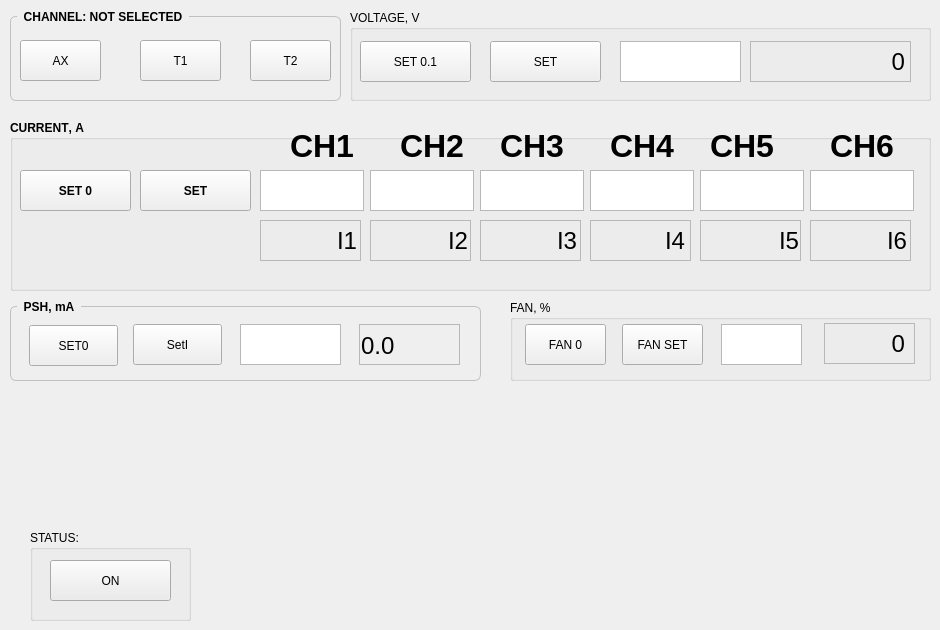
    <widget class="QWidget" name="SHIM">
     <attribute name="title">
      <string>SHIM</string>
     </attribute>
     <widget class="QPushButton" name="pushButtonAX">
      <property name="geometry">
       <rect>
        <x>20</x>
        <y>40</y>
        <width>81</width>
        <height>41</height>
       </rect>
      </property>
      <property name="text">
       <string>AX</string>
      </property>
     </widget>
     <widget class="QPushButton" name="pushButton_T1">
      <property name="geometry">
       <rect>
        <x>140</x>
        <y>40</y>
        <width>81</width>
        <height>41</height>
       </rect>
      </property>
      <property name="text">
       <string>T1</string>
      </property>
     </widget>
     <widget class="QPushButton" name="pushButton_T2">
      <property name="geometry">
       <rect>
        <x>250</x>
        <y>40</y>
        <width>81</width>
        <height>41</height>
       </rect>
      </property>
      <property name="text">
       <string>T2</string>
      </property>
     </widget>
     <widget class="QGroupBox" name="gbChannel_SHIM">
      <property name="geometry">
       <rect>
        <x>10</x>
        <y>10</y>
        <width>331</width>
        <height>91</height>
       </rect>
      </property>
      <property name="styleSheet">
       <string notr="true">QGroupBox {
    font: bold; 
    border: 1px solid silver;
    border-radius: 6px;
    margin-top: 6px;
}
QGroupBox::title {
    subcontrol-origin: margin;
    left: 7px;
    padding: 0px 5px 0px 5px;
}</string>
      </property>
      <property name="title">
       <string>CHANNEL: NOT SELECTED</string>
      </property>
     </widget>
     <widget class="QGroupBox" name="groupBox_4">
      <property name="enabled">
       <bool>true</bool>
      </property>
      <property name="geometry">
       <rect>
        <x>10</x>
        <y>120</y>
        <width>921</width>
        <height>171</height>
       </rect>
      </property>
      <property name="font">
       <font>
        <italic>false</italic>
        <bold>true</bold>
        <kerning>false</kerning>
       </font>
      </property>
      <property name="title">
       <string>CURRENT, A</string>
      </property>
      <widget class="QPushButton" name="pushButton_SetCurr">
       <property name="geometry">
        <rect>
         <x>130</x>
         <y>50</y>
         <width>111</width>
         <height>41</height>
        </rect>
       </property>
       <property name="text">
        <string>SET</string>
       </property>
      </widget>
      <widget class="QPushButton" name="pushButton_SetCurr0">
       <property name="geometry">
        <rect>
         <x>10</x>
         <y>50</y>
         <width>111</width>
         <height>41</height>
        </rect>
       </property>
       <property name="text">
        <string>SET 0</string>
       </property>
      </widget>
      <widget class="QPlainTextEdit" name="pTextCurrCH6_set">
       <property name="geometry">
        <rect>
         <x>800</x>
         <y>50</y>
         <width>104</width>
         <height>41</height>
        </rect>
       </property>
       <property name="font">
        <font>
         <pointsize>18</pointsize>
         <kerning>false</kerning>
        </font>
       </property>
       <property name="maximumBlockCount">
        <number>1</number>
       </property>
      </widget>
      <widget class="QLabel" name="lnCh6">
       <property name="geometry">
        <rect>
         <x>820</x>
         <y>0</y>
         <width>71</width>
         <height>51</height>
        </rect>
       </property>
       <property name="font">
        <font>
         <pointsize>24</pointsize>
         <kerning>false</kerning>
        </font>
       </property>
       <property name="text">
        <string>CH6</string>
       </property>
       <property name="textFormat">
        <enum>Qt::AutoText</enum>
       </property>
      </widget>
      <widget class="QPlainTextEdit" name="pTextCurrCH5_set">
       <property name="geometry">
        <rect>
         <x>690</x>
         <y>50</y>
         <width>104</width>
         <height>41</height>
        </rect>
       </property>
       <property name="font">
        <font>
         <pointsize>18</pointsize>
         <kerning>false</kerning>
        </font>
       </property>
       <property name="maximumBlockCount">
        <number>1</number>
       </property>
      </widget>
      <widget class="QPlainTextEdit" name="pTextCurrCH4_set">
       <property name="geometry">
        <rect>
         <x>580</x>
         <y>50</y>
         <width>104</width>
         <height>41</height>
        </rect>
       </property>
       <property name="font">
        <font>
         <pointsize>18</pointsize>
         <kerning>false</kerning>
        </font>
       </property>
       <property name="maximumBlockCount">
        <number>1</number>
       </property>
      </widget>
      <widget class="QLabel" name="lnCh5">
       <property name="geometry">
        <rect>
         <x>700</x>
         <y>0</y>
         <width>71</width>
         <height>51</height>
        </rect>
       </property>
       <property name="font">
        <font>
         <pointsize>24</pointsize>
         <kerning>false</kerning>
        </font>
       </property>
       <property name="text">
        <string>CH5</string>
       </property>
       <property name="textFormat">
        <enum>Qt::AutoText</enum>
       </property>
      </widget>
      <widget class="QLabel" name="lnCh4">
       <property name="geometry">
        <rect>
         <x>600</x>
         <y>0</y>
         <width>71</width>
         <height>51</height>
        </rect>
       </property>
       <property name="font">
        <font>
         <pointsize>24</pointsize>
         <kerning>false</kerning>
        </font>
       </property>
       <property name="text">
        <string>CH4</string>
       </property>
       <property name="textFormat">
        <enum>Qt::AutoText</enum>
       </property>
      </widget>
      <widget class="QPlainTextEdit" name="pTextCurrCH3_set">
       <property name="geometry">
        <rect>
         <x>470</x>
         <y>50</y>
         <width>104</width>
         <height>41</height>
        </rect>
       </property>
       <property name="font">
        <font>
         <pointsize>18</pointsize>
         <kerning>false</kerning>
        </font>
       </property>
       <property name="maximumBlockCount">
        <number>1</number>
       </property>
      </widget>
      <widget class="QLabel" name="lnCh3">
       <property name="geometry">
        <rect>
         <x>490</x>
         <y>0</y>
         <width>71</width>
         <height>51</height>
        </rect>
       </property>
       <property name="font">
        <font>
         <pointsize>24</pointsize>
         <kerning>false</kerning>
        </font>
       </property>
       <property name="text">
        <string>CH3</string>
       </property>
       <property name="textFormat">
        <enum>Qt::AutoText</enum>
       </property>
      </widget>
      <widget class="QPlainTextEdit" name="pTextCurrCH2_set">
       <property name="geometry">
        <rect>
         <x>360</x>
         <y>50</y>
         <width>104</width>
         <height>41</height>
        </rect>
       </property>
       <property name="font">
        <font>
         <pointsize>18</pointsize>
         <kerning>false</kerning>
        </font>
       </property>
       <property name="maximumBlockCount">
        <number>1</number>
       </property>
      </widget>
      <widget class="QLabel" name="lnCh2">
       <property name="geometry">
        <rect>
         <x>390</x>
         <y>0</y>
         <width>71</width>
         <height>51</height>
        </rect>
       </property>
       <property name="font">
        <font>
         <pointsize>24</pointsize>
         <kerning>false</kerning>
        </font>
       </property>
       <property name="text">
        <string>CH2</string>
       </property>
       <property name="textFormat">
        <enum>Qt::AutoText</enum>
       </property>
      </widget>
      <widget class="QPlainTextEdit" name="pTextCurrCH1_set">
       <property name="geometry">
        <rect>
         <x>250</x>
         <y>50</y>
         <width>104</width>
         <height>41</height>
        </rect>
       </property>
       <property name="font">
        <font>
         <pointsize>18</pointsize>
         <kerning>false</kerning>
        </font>
       </property>
       <property name="inputMethodHints">
        <set>Qt::ImhNone</set>
       </property>
       <property name="maximumBlockCount">
        <number>1</number>
       </property>
      </widget>
      <widget class="QLabel" name="lnCh1">
       <property name="geometry">
        <rect>
         <x>280</x>
         <y>0</y>
         <width>71</width>
         <height>51</height>
        </rect>
       </property>
       <property name="font">
        <font>
         <pointsize>24</pointsize>
         <kerning>false</kerning>
        </font>
       </property>
       <property name="text">
        <string>CH1</string>
       </property>
       <property name="textFormat">
        <enum>Qt::AutoText</enum>
       </property>
      </widget>
      <widget class="QLabel" name="lbCurrCH6_get">
       <property name="geometry">
        <rect>
         <x>796</x>
         <y>100</y>
         <width>101</width>
         <height>41</height>
        </rect>
       </property>
       <property name="font">
        <font>
         <pointsize>18</pointsize>
         <bold>false</bold>
         <strikeout>false</strikeout>
         <kerning>true</kerning>
        </font>
       </property>
       <property name="layoutDirection">
        <enum>Qt::LeftToRight</enum>
       </property>
       <property name="text">
        <string>I6</string>
       </property>
       <property name="textFormat">
        <enum>Qt::AutoText</enum>
       </property>
       <property name="alignment">
        <set>Qt::AlignRight|Qt::AlignTrailing|Qt::AlignVCenter</set>
       </property>
      </widget>
      <widget class="QLabel" name="lbCurrCH5_get">
       <property name="geometry">
        <rect>
         <x>688</x>
         <y>100</y>
         <width>101</width>
         <height>41</height>
        </rect>
       </property>
       <property name="font">
        <font>
         <pointsize>18</pointsize>
         <bold>false</bold>
         <strikeout>false</strikeout>
         <kerning>true</kerning>
        </font>
       </property>
       <property name="text">
        <string>I5</string>
       </property>
       <property name="textFormat">
        <enum>Qt::AutoText</enum>
       </property>
       <property name="alignment">
        <set>Qt::AlignRight|Qt::AlignTrailing|Qt::AlignVCenter</set>
       </property>
      </widget>
      <widget class="QLabel" name="lbCurrCH4_get">
       <property name="geometry">
        <rect>
         <x>574</x>
         <y>100</y>
         <width>101</width>
         <height>41</height>
        </rect>
       </property>
       <property name="font">
        <font>
         <pointsize>18</pointsize>
         <bold>false</bold>
         <strikeout>false</strikeout>
         <kerning>true</kerning>
        </font>
       </property>
       <property name="text">
        <string>I4</string>
       </property>
       <property name="textFormat">
        <enum>Qt::AutoText</enum>
       </property>
       <property name="alignment">
        <set>Qt::AlignRight|Qt::AlignTrailing|Qt::AlignVCenter</set>
       </property>
      </widget>
      <widget class="QLabel" name="lbCurrCH3_get">
       <property name="geometry">
        <rect>
         <x>466</x>
         <y>100</y>
         <width>101</width>
         <height>41</height>
        </rect>
       </property>
       <property name="font">
        <font>
         <pointsize>18</pointsize>
         <bold>false</bold>
         <strikeout>false</strikeout>
         <kerning>true</kerning>
        </font>
       </property>
       <property name="text">
        <string>I3</string>
       </property>
       <property name="textFormat">
        <enum>Qt::AutoText</enum>
       </property>
       <property name="alignment">
        <set>Qt::AlignRight|Qt::AlignTrailing|Qt::AlignVCenter</set>
       </property>
      </widget>
      <widget class="QLabel" name="lbCurrCH2_get">
       <property name="geometry">
        <rect>
         <x>357</x>
         <y>100</y>
         <width>101</width>
         <height>41</height>
        </rect>
       </property>
       <property name="font">
        <font>
         <pointsize>18</pointsize>
         <bold>false</bold>
         <strikeout>false</strikeout>
         <kerning>true</kerning>
        </font>
       </property>
       <property name="text">
        <string>I2</string>
       </property>
       <property name="textFormat">
        <enum>Qt::AutoText</enum>
       </property>
       <property name="alignment">
        <set>Qt::AlignRight|Qt::AlignTrailing|Qt::AlignVCenter</set>
       </property>
      </widget>
      <widget class="QFrame" name="frame_13">
       <property name="geometry">
        <rect>
         <x>250</x>
         <y>100</y>
         <width>101</width>
         <height>41</height>
        </rect>
       </property>
       <property name="frameShape">
        <enum>QFrame::StyledPanel</enum>
       </property>
       <property name="frameShadow">
        <enum>QFrame::Raised</enum>
       </property>
       <widget class="QLabel" name="lbCurrCH1_get">
        <property name="geometry">
         <rect>
          <x>-4</x>
          <y>0</y>
          <width>101</width>
          <height>41</height>
         </rect>
        </property>
        <property name="font">
         <font>
          <pointsize>18</pointsize>
          <bold>false</bold>
          <strikeout>false</strikeout>
          <kerning>true</kerning>
         </font>
        </property>
        <property name="text">
         <string>I1</string>
        </property>
        <property name="textFormat">
         <enum>Qt::AutoText</enum>
        </property>
        <property name="alignment">
         <set>Qt::AlignRight|Qt::AlignTrailing|Qt::AlignVCenter</set>
        </property>
       </widget>
      </widget>
      <widget class="QFrame" name="frame_14">
       <property name="geometry">
        <rect>
         <x>360</x>
         <y>100</y>
         <width>101</width>
         <height>41</height>
        </rect>
       </property>
       <property name="frameShape">
        <enum>QFrame::StyledPanel</enum>
       </property>
       <property name="frameShadow">
        <enum>QFrame::Raised</enum>
       </property>
      </widget>
      <widget class="QFrame" name="frame_15">
       <property name="geometry">
        <rect>
         <x>470</x>
         <y>100</y>
         <width>101</width>
         <height>41</height>
        </rect>
       </property>
       <property name="frameShape">
        <enum>QFrame::StyledPanel</enum>
       </property>
       <property name="frameShadow">
        <enum>QFrame::Raised</enum>
       </property>
      </widget>
      <widget class="QFrame" name="frame_16">
       <property name="geometry">
        <rect>
         <x>580</x>
         <y>100</y>
         <width>101</width>
         <height>41</height>
        </rect>
       </property>
       <property name="frameShape">
        <enum>QFrame::StyledPanel</enum>
       </property>
       <property name="frameShadow">
        <enum>QFrame::Raised</enum>
       </property>
      </widget>
      <widget class="QFrame" name="frame_17">
       <property name="geometry">
        <rect>
         <x>690</x>
         <y>100</y>
         <width>101</width>
         <height>41</height>
        </rect>
       </property>
       <property name="frameShape">
        <enum>QFrame::StyledPanel</enum>
       </property>
       <property name="frameShadow">
        <enum>QFrame::Raised</enum>
       </property>
      </widget>
      <widget class="QFrame" name="frame_18">
       <property name="geometry">
        <rect>
         <x>800</x>
         <y>100</y>
         <width>101</width>
         <height>41</height>
        </rect>
       </property>
       <property name="frameShape">
        <enum>QFrame::StyledPanel</enum>
       </property>
       <property name="frameShadow">
        <enum>QFrame::Raised</enum>
       </property>
      </widget>
      <zorder>lbCurrCH6_get</zorder>
      <zorder>lbCurrCH5_get</zorder>
      <zorder>lbCurrCH4_get</zorder>
      <zorder>lbCurrCH3_get</zorder>
      <zorder>lbCurrCH2_get</zorder>
      <zorder>frame_18</zorder>
      <zorder>frame_17</zorder>
      <zorder>frame_16</zorder>
      <zorder>frame_15</zorder>
      <zorder>frame_14</zorder>
      <zorder>frame_13</zorder>
      <zorder>pushButton_SetCurr</zorder>
      <zorder>pushButton_SetCurr0</zorder>
      <zorder>pTextCurrCH6_set</zorder>
      <zorder>lnCh6</zorder>
      <zorder>pTextCurrCH5_set</zorder>
      <zorder>pTextCurrCH4_set</zorder>
      <zorder>lnCh5</zorder>
      <zorder>lnCh4</zorder>
      <zorder>pTextCurrCH3_set</zorder>
      <zorder>lnCh3</zorder>
      <zorder>pTextCurrCH2_set</zorder>
      <zorder>lnCh2</zorder>
      <zorder>pTextCurrCH1_set</zorder>
      <zorder>lnCh1</zorder>
     </widget>
     <widget class="QPushButton" name="pushButton_ON">
      <property name="geometry">
       <rect>
        <x>50</x>
        <y>560</y>
        <width>121</width>
        <height>41</height>
       </rect>
      </property>
      <property name="text">
       <string>ON</string>
      </property>
     </widget>
     <widget class="QGroupBox" name="groupBox_5">
      <property name="geometry">
       <rect>
        <x>350</x>
        <y>10</y>
        <width>581</width>
        <height>91</height>
       </rect>
      </property>
      <property name="title">
       <string>VOLTAGE, V</string>
      </property>
      <widget class="QFrame" name="frame_3">
       <property name="geometry">
        <rect>
         <x>400</x>
         <y>31</y>
         <width>161</width>
         <height>41</height>
        </rect>
       </property>
       <property name="frameShape">
        <enum>QFrame::StyledPanel</enum>
       </property>
       <property name="frameShadow">
        <enum>QFrame::Raised</enum>
       </property>
       <widget class="QLabel" name="lbV_get">
        <property name="geometry">
         <rect>
          <x>4</x>
          <y>0</y>
          <width>151</width>
          <height>41</height>
         </rect>
        </property>
        <property name="font">
         <font>
          <pointsize>18</pointsize>
          <kerning>false</kerning>
         </font>
        </property>
        <property name="layoutDirection">
         <enum>Qt::LeftToRight</enum>
        </property>
        <property name="text">
         <string>0</string>
        </property>
        <property name="textFormat">
         <enum>Qt::AutoText</enum>
        </property>
        <property name="alignment">
         <set>Qt::AlignRight|Qt::AlignTrailing|Qt::AlignVCenter</set>
        </property>
       </widget>
      </widget>
      <widget class="QPlainTextEdit" name="pTextV_set">
       <property name="geometry">
        <rect>
         <x>270</x>
         <y>31</y>
         <width>121</width>
         <height>41</height>
        </rect>
       </property>
       <property name="font">
        <font>
         <pointsize>18</pointsize>
        </font>
       </property>
       <property name="inputMethodHints">
        <set>Qt::ImhFormattedNumbersOnly</set>
       </property>
       <property name="maximumBlockCount">
        <number>1</number>
       </property>
      </widget>
      <widget class="QPushButton" name="pushButton_SetV_0">
       <property name="geometry">
        <rect>
         <x>10</x>
         <y>31</y>
         <width>111</width>
         <height>41</height>
        </rect>
       </property>
       <property name="text">
        <string>SET 0.1</string>
       </property>
      </widget>
      <widget class="QPushButton" name="pushButton_SetV">
       <property name="geometry">
        <rect>
         <x>140</x>
         <y>31</y>
         <width>111</width>
         <height>41</height>
        </rect>
       </property>
       <property name="text">
        <string>SET</string>
       </property>
      </widget>
     </widget>
     <widget class="QGroupBox" name="groupBox_PSH_SHIM">
      <property name="geometry">
       <rect>
        <x>10</x>
        <y>300</y>
        <width>471</width>
        <height>81</height>
       </rect>
      </property>
      <property name="styleSheet">
       <string notr="true">QGroupBox {
    font: bold; 
    border: 1px solid silver;
    border-radius: 6px;
    margin-top: 6px;
}
QGroupBox::title {
    subcontrol-origin: margin;
    left: 7px;
    padding: 0px 5px 0px 5px;
}</string>
      </property>
      <property name="title">
       <string>PSH, mA</string>
      </property>
      <widget class="QPushButton" name="pButt_setT2_SHIM">
       <property name="geometry">
        <rect>
         <x>19</x>
         <y>25</y>
         <width>89</width>
         <height>41</height>
        </rect>
       </property>
       <property name="text">
        <string>SET0</string>
       </property>
      </widget>
      <widget class="QPushButton" name="pButton_setT2_SHIM">
       <property name="geometry">
        <rect>
         <x>123</x>
         <y>24</y>
         <width>89</width>
         <height>41</height>
        </rect>
       </property>
       <property name="text">
        <string>SetI</string>
       </property>
      </widget>
      <widget class="QPlainTextEdit" name="pTextEditCurrent_SHIM">
       <property name="geometry">
        <rect>
         <x>230</x>
         <y>24</y>
         <width>101</width>
         <height>41</height>
        </rect>
       </property>
       <property name="maximumBlockCount">
        <number>1</number>
       </property>
      </widget>
      <widget class="QFrame" name="frame_19">
       <property name="geometry">
        <rect>
         <x>349</x>
         <y>24</y>
         <width>101</width>
         <height>41</height>
        </rect>
       </property>
       <property name="frameShape">
        <enum>QFrame::StyledPanel</enum>
       </property>
       <property name="frameShadow">
        <enum>QFrame::Raised</enum>
       </property>
       <widget class="QLabel" name="plabel_Current_SHIM">
        <property name="geometry">
         <rect>
          <x>2</x>
          <y>6</y>
          <width>81</width>
          <height>31</height>
         </rect>
        </property>
        <property name="font">
         <font>
          <pointsize>18</pointsize>
         </font>
        </property>
        <property name="text">
         <string>0.0</string>
        </property>
        <property name="textFormat">
         <enum>Qt::AutoText</enum>
        </property>
       </widget>
      </widget>
      <zorder>frame_19</zorder>
      <zorder>pButt_setT2_SHIM</zorder>
      <zorder>pButton_setT2_SHIM</zorder>
      <zorder>pTextEditCurrent_SHIM</zorder>
     </widget>
     <widget class="QGroupBox" name="groupBox_11">
      <property name="geometry">
       <rect>
        <x>510</x>
        <y>300</y>
        <width>421</width>
        <height>81</height>
       </rect>
      </property>
      <property name="title">
       <string>FAN, %</string>
      </property>
      <widget class="QPushButton" name="pushButton_SetFAN_0">
       <property name="geometry">
        <rect>
         <x>15</x>
         <y>24</y>
         <width>81</width>
         <height>41</height>
        </rect>
       </property>
       <property name="text">
        <string>FAN 0</string>
       </property>
      </widget>
      <widget class="QPushButton" name="pushButton_SetV_2">
       <property name="geometry">
        <rect>
         <x>112</x>
         <y>24</y>
         <width>81</width>
         <height>41</height>
        </rect>
       </property>
       <property name="text">
        <string>FAN SET</string>
       </property>
      </widget>
      <widget class="QPlainTextEdit" name="plainTextSetFAN">
       <property name="geometry">
        <rect>
         <x>211</x>
         <y>24</y>
         <width>81</width>
         <height>41</height>
        </rect>
       </property>
       <property name="maximumBlockCount">
        <number>1</number>
       </property>
      </widget>
      <widget class="QFrame" name="frame_20">
       <property name="geometry">
        <rect>
         <x>314</x>
         <y>23</y>
         <width>91</width>
         <height>41</height>
        </rect>
       </property>
       <property name="frameShape">
        <enum>QFrame::StyledPanel</enum>
       </property>
       <property name="frameShadow">
        <enum>QFrame::Raised</enum>
       </property>
       <widget class="QLabel" name="lbFAN_value">
        <property name="geometry">
         <rect>
          <x>10</x>
          <y>10</y>
          <width>71</width>
          <height>21</height>
         </rect>
        </property>
        <property name="font">
         <font>
          <pointsize>18</pointsize>
         </font>
        </property>
        <property name="text">
         <string>0</string>
        </property>
        <property name="textFormat">
         <enum>Qt::AutoText</enum>
        </property>
        <property name="alignment">
         <set>Qt::AlignRight|Qt::AlignTrailing|Qt::AlignVCenter</set>
        </property>
       </widget>
      </widget>
     </widget>
     <widget class="QGroupBox" name="gbStatusSHIM">
      <property name="geometry">
       <rect>
        <x>30</x>
        <y>530</y>
        <width>161</width>
        <height>91</height>
       </rect>
      </property>
      <property name="title">
       <string>STATUS:</string>
      </property>
     </widget>
     <zorder>groupBox_5</zorder>
     <zorder>gbChannel_SHIM</zorder>
     <zorder>groupBox_11</zorder>
     <zorder>groupBox_PSH_SHIM</zorder>
     <zorder>pushButtonAX</zorder>
     <zorder>pushButton_T1</zorder>
     <zorder>pushButton_T2</zorder>
     <zorder>groupBox_4</zorder>
     <zorder>pushButton_ON</zorder>
     <zorder>gbStatusSHIM</zorder>
    </widget>
